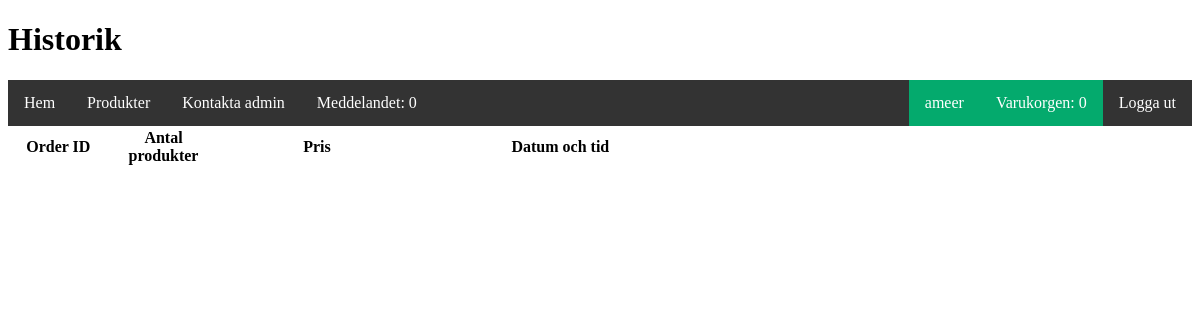
Before: /shop/history.php (signed in) with the older database file.
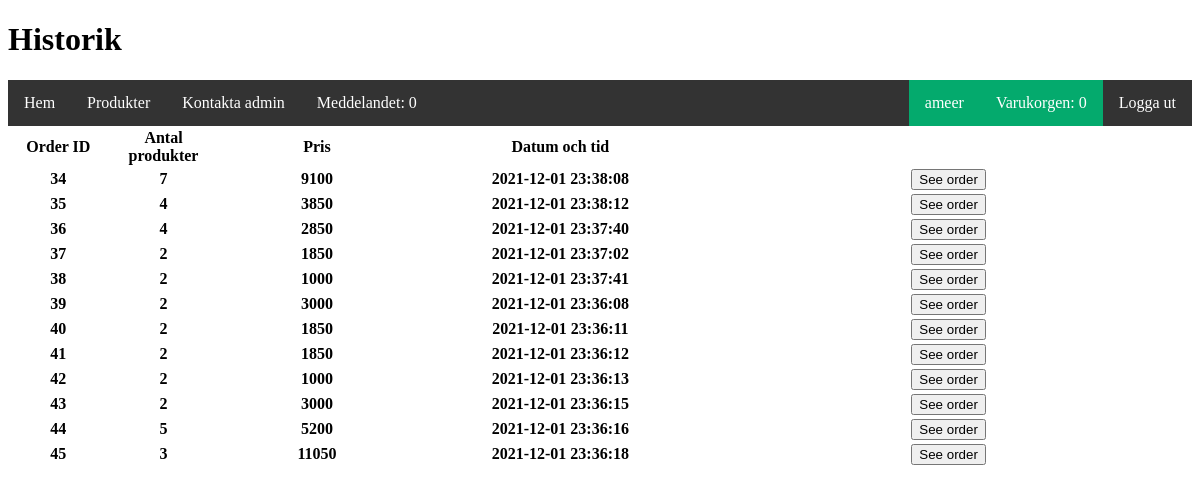
After: the same page with the newer database file.
### tables this page shows
CREATE TABLE `orders` (
  `order_id` int(11) NOT NULL,
  `order_user` int(11) NOT NULL,
  `order_sum` int(11) NOT NULL,
  `order_prod_count` int(11) NOT NULL,
  `order_date` datetime DEFAULT current_timestamp() ON UPDATE current_timestamp(),
  `order_status` int(11) DEFAULT NULL
);

### shop/cPanel/function.php (called while the page is built, shortened)
<?php
function userInfo($conn){
    if (isset($_SESSION['user_id']))
    {
        $id = $_SESSION['user_id'];
        $result = mysqli_query($conn,"SELECT * from users WHERE user_id = '$id'");
        if ($result && mysqli_num_rows($result) > 0) {
            $user_data = mysqli_fetch_assoc($result);
            return $user_data;
        }
    }
}
function getCartsCount($conn){
    $userInfo = userInfo($conn);
    $userID = $userInfo['user_id'];
    $getCart = mysqli_query($conn, "SELECT * FROM carts WHERE c_user_id = $userID");
    if ($getCart) {
    	$getCartsCount = 0;
    }
    else{
    	$getCartsCount = 0;
    }
    return $getCartsCount;
}
function getNewMessageCountAdmin($conn){
    $newMessageCount = 0;
    $selectMessage = mysqli_query($conn, "SELECT * FROM messages WHERE message_admin_status = 0");
    return $newMessageCount;
}

### shop/history.php (the view, shortened to what this page needs)
<?php
  include("cPanel/connection.php");
  include("cPanel/function.php");
  $userInfo = userInfo($conn);
  $getCartsCount = getCartsCount($conn);
  $newMessagesCount = getNewMessageCountAdmin($conn);
  $userID = $userInfo['user_id'];
  $selectOrder = mysqli_query($conn, "SELECT * from orders WHERE order_user = '$userID'");
?>
<!DOCTYPE html>
<html>
<head>
  <link rel="stylesheet" href="style.css">
</head>
<body>
  <h1>Historik</h1>
  <?php
  if (!isset($_SESSION['user_id'])){
    header("location: login.php");
   } else {
  ?>
<ul>
  <li><a href="index.php">Hem</a></li>
  <li><a href="product.php">Produkter</a></li>
  <li><a href="sendmessages.php">Kontakta admin</a></li>
  <li><a href="messages.php">Meddelandet: <?php  echo $newMessagesCount?></a></li>
   <li style="float: right;"><a href="logout.php">Logga ut</a></li>
  <li style="float: right; background-color: #04AA6D"><a href="cart.php">Varukorgen: <?php  echo $getCartsCount?></a></li>
  <li style="float: right; background-color: #04AA6D"><a href=""><?php  echo $userInfo['Fname']?></a></li>
  </ul>
  <?php
   }
   ?>
   <table>
  <tr>
    <th width="5%">Order ID</th>
    <th width="5%">Antal produkter</th>
    <th width="10%">Pris</th>
    <th width="15%">Datum och tid</th>
    <th width="25%"></th>
  </tr>
  <?php
  if ($selectOrder->num_rows > 0) {
    while ($getOrder = $selectOrder->fetch_assoc()) {
      ?>
    <tr>
    <th width="5%"><?php echo $getOrder['order_id']; ?></th>
    <th width="5%"><?php echo $getOrder['order_prod_count']; ?></th>
    <th width="10%"><?php echo $getOrder['order_sum']; ?></th>
    <th width="15%"><?php echo $getOrder['order_date']; ?></th>
    <form method="post">
    <th width="25%"><button name="seOrder">See order</button></th>
  </tr>
    <?php
    }
  }
  ?>
   </table>
</body>
</html>

Changed rows visible on the page:
added orders: order_id "34", order_prod_count "7", order_sum "9100", order_date "2021-12-01 23:38:08"
added orders: order_id "35", order_prod_count "4", order_sum "3850", order_date "2021-12-01 23:38:12"
added orders: order_id "36", order_prod_count "4", order_sum "2850", order_date "2021-12-01 23:37:40"
added orders: order_id "37", order_prod_count "2", order_sum "1850", order_date "2021-12-01 23:37:02"
added orders: order_id "38", order_prod_count "2", order_sum "1000", order_date "2021-12-01 23:37:41"
added orders: order_id "39", order_prod_count "2", order_sum "3000", order_date "2021-12-01 23:36:08"
added orders: order_id "40", order_prod_count "2", order_sum "1850", order_date "2021-12-01 23:36:11"
added orders: order_id "41", order_prod_count "2", order_sum "1850", order_date "2021-12-01 23:36:12"
added orders: order_id "42", order_prod_count "2", order_sum "1000", order_date "2021-12-01 23:36:13"
added orders: order_id "43", order_prod_count "2", order_sum "3000", order_date "2021-12-01 23:36:15"
added orders: order_id "44", order_prod_count "5", order_sum "5200", order_date "2021-12-01 23:36:16"
added orders: order_id "45", order_prod_count "3", order_sum "11050", order_date "2021-12-01 23:36:18"
